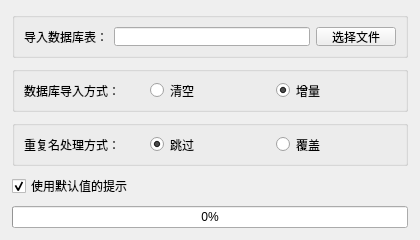
<?xml version="1.0" encoding="UTF-8"?>
<ui version="4.0">
 <class>ImportDatabaseDialog</class>
 <widget class="QWidget" name="ImportDatabaseDialog">
  <property name="geometry">
   <rect>
    <x>0</x>
    <y>0</y>
    <width>420</width>
    <height>240</height>
   </rect>
  </property>
  <property name="minimumSize">
   <size>
    <width>420</width>
    <height>240</height>
   </size>
  </property>
  <property name="windowTitle">
   <string/>
  </property>
  <layout class="QVBoxLayout" name="vboxContent">
   <property name="spacing">
    <number>8</number>
   </property>
   <property name="leftMargin">
    <number>12</number>
   </property>
   <property name="topMargin">
    <number>12</number>
   </property>
   <property name="rightMargin">
    <number>12</number>
   </property>
   <property name="bottomMargin">
    <number>12</number>
   </property>
   <item>
    <widget class="QGroupBox" name="gb_file">
     <layout class="QHBoxLayout" name="layout_file">
      <item>
       <widget class="QLabel" name="lblFile">
        <property name="text">
         <string>导入数据库表：</string>
        </property>
       </widget>
      </item>
      <item>
       <widget class="QLineEdit" name="editTableFile">
        <property name="sizePolicy">
         <sizepolicy hsizetype="Expanding" vsizetype="Fixed">
          <horstretch>0</horstretch>
          <verstretch>0</verstretch>
         </sizepolicy>
        </property>
       </widget>
      </item>
      <item>
       <widget class="QPushButton" name="btnSelectFile">
        <property name="text">
         <string>选择文件</string>
        </property>
       </widget>
      </item>
     </layout>
    </widget>
   </item>
   <item>
    <widget class="QGroupBox" name="gb_mode">
     <layout class="QHBoxLayout" name="layout_mode">
      <item>
       <widget class="QLabel" name="lblMode">
        <property name="text">
         <string>数据库导入方式：</string>
        </property>
       </widget>
      </item>
      <item>
       <widget class="QRadioButton" name="rbClear">
        <property name="text">
         <string>清空</string>
        </property>
       </widget>
      </item>
      <item>
       <widget class="QRadioButton" name="rbIncrement">
        <property name="text">
         <string>增量</string>
        </property>
        <property name="checked">
         <bool>true</bool>
        </property>
       </widget>
      </item>
     </layout>
    </widget>
   </item>
   <item>
    <widget class="QGroupBox" name="gb_dup">
     <layout class="QHBoxLayout" name="layout_dup">
      <item>
       <widget class="QLabel" name="lblDup">
        <property name="text">
         <string>重复名处理方式：</string>
        </property>
       </widget>
      </item>
      <item>
       <widget class="QRadioButton" name="rbSkip">
        <property name="text">
         <string>跳过</string>
        </property>
        <property name="checked">
         <bool>true</bool>
        </property>
       </widget>
      </item>
      <item>
       <widget class="QRadioButton" name="rbOverwrite">
        <property name="text">
         <string>覆盖</string>
        </property>
       </widget>
      </item>
     </layout>
    </widget>
   </item>
   <item>
    <widget class="QCheckBox" name="chkUseDefaultHint">
     <property name="text">
      <string>使用默认值的提示</string>
     </property>
     <property name="checked">
      <bool>true</bool>
     </property>
    </widget>
   </item>
   <item>
    <widget class="QProgressBar" name="progress">
     <property name="value">
      <number>0</number>
     </property>
     <property name="format">
      <string>%p%</string>
     </property>
    </widget>
   </item>
  </layout>
 </widget>
 <resources/>
 <connections/>
</ui>
